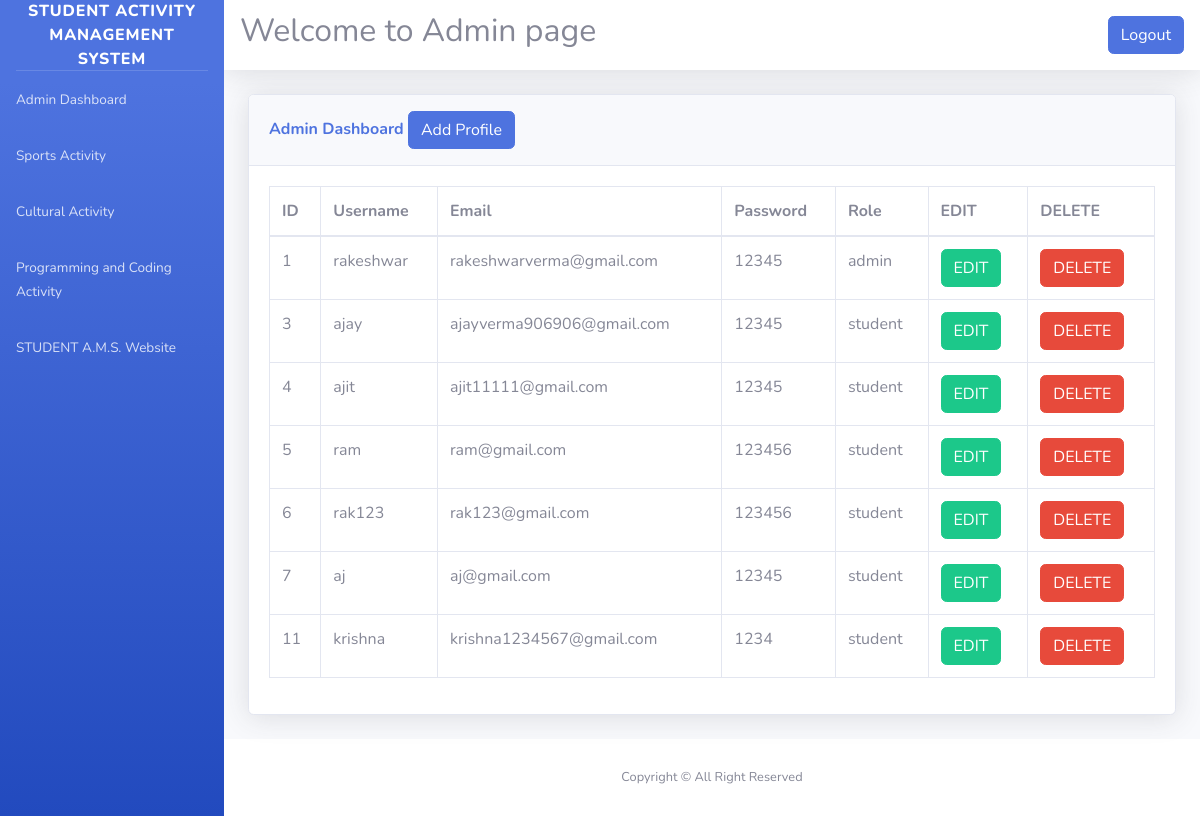
/admin/register.php (signed in), run on an earlier commit of the app's database.
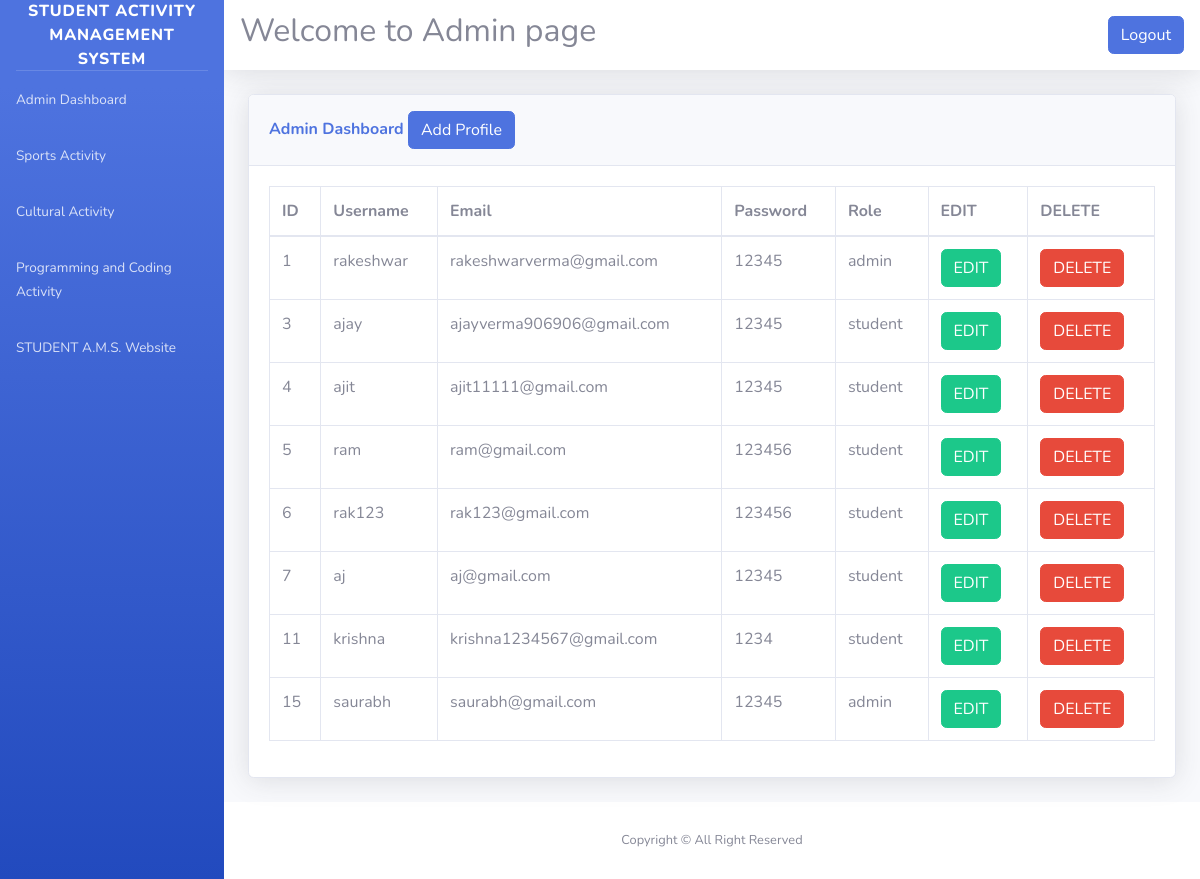
And on a later commit of the database.
### tables this page shows
CREATE TABLE `register` (
  `id` int(100) NOT NULL,
  `username` varchar(100) NOT NULL,
  `email` varchar(100) NOT NULL,
  `password` varchar(100) NOT NULL,
  `role` varchar(100) NOT NULL
);

### admin/register.php (the view, shortened to what this page needs)
<?php
include('includes/header.php');
include('includes/navbar.php');
?>
<div class="container-fluid">
<div class="card shadow mb-4">
  <div class="card-header py-3">
    <h6 class="m-0 font-weight-bold text-primary">Admin Dashboard
            <button type="button" class="btn btn-primary" data-toggle="modal" data-target="#addadminprofile">
              Add Profile
            </button>
    </h6>
  </div>
  <div class="card-body">
    <div class="table-responsive">
      <?php
                $connection=mysqli_connect("localhost","root","","adminpanel");
                $query = "SELECT * FROM register";
                $query_run = mysqli_query($connection, $query);
      ?>
      <table class="table table-bordered" id="dataTable" width="100%" cellspacing="0">
        <thead>
          <tr>
            <th> ID </th>
            <th> Username </th>
            <th>Email </th>
            <th>Password</th>
            <th>Role</th>
            <th>EDIT </th>
            <th>DELETE </th>
          </tr>
        </thead>
        <tbody>
                  <?php
                        if(mysqli_num_rows($query_run) > 0)
                        {
                            while($row = mysqli_fetch_assoc($query_run))
                            {
                        ?>
                            <tr>
                                <td><?php  echo $row['id']; ?></td>
                                <td><?php  echo $row['username']; ?></td>
                                <td><?php  echo $row['email']; ?></td>
                                <td><?php  echo $row['password']; ?></td>
                                <td><?php  echo $row['role']; ?></td>
                                <td>
                                    <form action="register_edit.php" method="post">
                                        <button type="submit" name="edit_btn" class="btn btn-success"> EDIT</button>
                                    </form>
                                </td>
                                <td>
                                    <form action="code.php" method="post">
                                        <button type="submit" name="delete_btn" class="btn btn-danger"> DELETE</button>
                                    </form>
                                </td>
                            </tr>
                        <?php
                            }
                        }
                        else {
                            echo "No Record Found";
                        }
                  ?>
        </tbody>
      </table>
    </div>
  </div>
</div>
</div>
<?php
include('includes/footer.php');
?>

### admin/includes/header.php (shortened to what this page needs)
<!DOCTYPE html>
<html lang="en">
<head>
  <link href="vendor/fontawesome-free/css/all.min.css" rel="stylesheet" type="text/css">
  <link href="css/sb-admin-2.min.css" rel="stylesheet">
</head>
<body id="page-top">
  <div id="wrapper">

### admin/includes/navbar.php (shortened to what this page needs)
   <ul class="navbar-nav bg-gradient-primary sidebar sidebar-dark accordion" id="accordionSidebar">
<a class="sidebar-brand d-flex align-items-center justify-content-center" href="">
  <div >Student Activity Management System</div>
</a>
<hr class="sidebar-divider my-0">
<li class="nav-item">
  <a class="nav-link" href="register.php">
    <span>Admin Dashboard</span></a>
</li>
<li class="nav-item">
  <a class="nav-link" href="sport_register.php">
    <span>Sports Activity</span></a>
</li>
<li class="nav-item">
  <a class="nav-link" href="cult_register.php">
    <span>Cultural Activity</span></a>
</li>
<li class="nav-item">
  <a class="nav-link" href="coding_register.php">
    <span>Programming and Coding Activity</span></a>
</li>
<li class="nav-item">
  <a class="nav-link" href="http://localhost/mywebsite/">
    <span>STUDENT A.M.S. Website</span></a>
</li>
</ul>
    <div id="content-wrapper" class="d-flex flex-column">
      <div id="content">
        <nav class="navbar navbar-expand navbar-light bg-white topbar mb-4 static-top shadow">
          <h2>Welcome to Admin page </h2>
          <ul class="navbar-nav ml-auto">
              <a  href="logout.php" >
                  <button type="submit" name="logout" class="btn btn-primary">Logout</button>
                </a>
          </ul>
        </nav>

### admin/includes/footer.php
      <footer class="sticky-footer bg-white">
        <div class="container my-auto">
          <div class="copyright text-center my-auto">
            <span>Copyright &copy; All Right Reserved </span>
          </div>
        </div>
      </footer>
      </div>
      </div>
    </div>
</body>
</html>

What changed in the data, as far as the page shows it:
added register: id "15", username "saurabh", email "saurabh@gmail.com", password "12345", role "admin"
